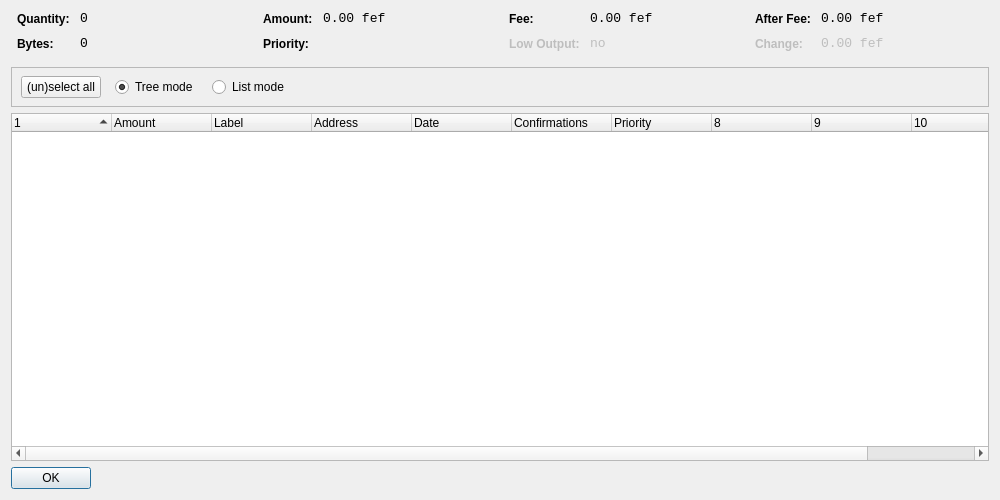
<?xml version="1.0" encoding="UTF-8"?>
<ui version="4.0">
 <class>CoinControlDialog</class>
 <widget class="QDialog" name="CoinControlDialog">
  <property name="geometry">
   <rect>
    <x>0</x>
    <y>0</y>
    <width>1000</width>
    <height>500</height>
   </rect>
  </property>
  <property name="windowTitle">
   <string>Coin Control</string>
  </property>
  <layout class="QVBoxLayout" name="verticalLayout">
   <item>
    <layout class="QHBoxLayout" name="horizontalLayoutTop" stretch="0,0,0,0">
     <property name="topMargin">
      <number>0</number>
     </property>
     <property name="bottomMargin">
      <number>10</number>
     </property>
     <item>
      <layout class="QFormLayout" name="formLayoutCoinControl1">
       <property name="horizontalSpacing">
        <number>10</number>
       </property>
       <property name="verticalSpacing">
        <number>10</number>
       </property>
       <property name="leftMargin">
        <number>6</number>
       </property>
       <property name="rightMargin">
        <number>6</number>
       </property>
       <item row="0" column="0">
        <widget class="QLabel" name="labelCoinControlQuantityText">
         <property name="styleSheet">
          <string notr="true">font-weight:bold;</string>
         </property>
         <property name="text">
          <string>Quantity:</string>
         </property>
        </widget>
       </item>
       <item row="0" column="1">
        <widget class="QLabel" name="labelCoinControlQuantity">
         <property name="font">
          <font>
           <family>Monospace</family>
           <pointsize>10</pointsize>
          </font>
         </property>
         <property name="cursor">
          <cursorShape>IBeamCursor</cursorShape>
         </property>
         <property name="contextMenuPolicy">
          <enum>Qt::ActionsContextMenu</enum>
         </property>
         <property name="text">
          <string notr="true">0</string>
         </property>
         <property name="textInteractionFlags">
          <set>Qt::LinksAccessibleByMouse|Qt::TextSelectableByKeyboard|Qt::TextSelectableByMouse</set>
         </property>
        </widget>
       </item>
       <item row="1" column="0">
        <widget class="QLabel" name="labelCoinControlBytesText">
         <property name="styleSheet">
          <string notr="true">font-weight:bold;</string>
         </property>
         <property name="text">
          <string>Bytes:</string>
         </property>
        </widget>
       </item>
       <item row="1" column="1">
        <widget class="QLabel" name="labelCoinControlBytes">
         <property name="font">
          <font>
           <family>Monospace</family>
           <pointsize>10</pointsize>
          </font>
         </property>
         <property name="cursor">
          <cursorShape>IBeamCursor</cursorShape>
         </property>
         <property name="contextMenuPolicy">
          <enum>Qt::ActionsContextMenu</enum>
         </property>
         <property name="text">
          <string notr="true">0</string>
         </property>
         <property name="textInteractionFlags">
          <set>Qt::LinksAccessibleByMouse|Qt::TextSelectableByKeyboard|Qt::TextSelectableByMouse</set>
         </property>
        </widget>
       </item>
      </layout>
     </item>
     <item>
      <layout class="QFormLayout" name="formLayoutCoinControl2">
       <property name="horizontalSpacing">
        <number>10</number>
       </property>
       <property name="verticalSpacing">
        <number>10</number>
       </property>
       <property name="leftMargin">
        <number>6</number>
       </property>
       <property name="rightMargin">
        <number>6</number>
       </property>
       <item row="0" column="0">
        <widget class="QLabel" name="labelCoinControlAmountText">
         <property name="styleSheet">
          <string notr="true">font-weight:bold;</string>
         </property>
         <property name="text">
          <string>Amount:</string>
         </property>
        </widget>
       </item>
       <item row="0" column="1">
        <widget class="QLabel" name="labelCoinControlAmount">
         <property name="font">
          <font>
           <family>Monospace</family>
           <pointsize>10</pointsize>
          </font>
         </property>
         <property name="cursor">
          <cursorShape>IBeamCursor</cursorShape>
         </property>
         <property name="contextMenuPolicy">
          <enum>Qt::ActionsContextMenu</enum>
         </property>
         <property name="text">
          <string notr="true">0.00 fef</string>
         </property>
         <property name="textInteractionFlags">
          <set>Qt::LinksAccessibleByMouse|Qt::TextSelectableByKeyboard|Qt::TextSelectableByMouse</set>
         </property>
        </widget>
       </item>
       <item row="1" column="0">
        <widget class="QLabel" name="labelCoinControlPriorityText">
         <property name="styleSheet">
          <string notr="true">font-weight:bold;</string>
         </property>
         <property name="text">
          <string>Priority:</string>
         </property>
        </widget>
       </item>
       <item row="1" column="1">
        <widget class="QLabel" name="labelCoinControlPriority">
         <property name="font">
          <font>
           <family>Monospace</family>
           <pointsize>10</pointsize>
          </font>
         </property>
         <property name="cursor">
          <cursorShape>IBeamCursor</cursorShape>
         </property>
         <property name="contextMenuPolicy">
          <enum>Qt::ActionsContextMenu</enum>
         </property>
         <property name="text">
          <string/>
         </property>
         <property name="textInteractionFlags">
          <set>Qt::LinksAccessibleByMouse|Qt::TextSelectableByKeyboard|Qt::TextSelectableByMouse</set>
         </property>
        </widget>
       </item>
      </layout>
     </item>
     <item>
      <layout class="QFormLayout" name="formLayoutCoinControl3">
       <property name="horizontalSpacing">
        <number>10</number>
       </property>
       <property name="verticalSpacing">
        <number>10</number>
       </property>
       <property name="leftMargin">
        <number>6</number>
       </property>
       <property name="rightMargin">
        <number>6</number>
       </property>
       <item row="0" column="0">
        <widget class="QLabel" name="labelCoinControlFeeText">
         <property name="styleSheet">
          <string notr="true">font-weight:bold;</string>
         </property>
         <property name="text">
          <string>Fee:</string>
         </property>
        </widget>
       </item>
       <item row="0" column="1">
        <widget class="QLabel" name="labelCoinControlFee">
         <property name="font">
          <font>
           <family>Monospace</family>
           <pointsize>10</pointsize>
          </font>
         </property>
         <property name="cursor">
          <cursorShape>IBeamCursor</cursorShape>
         </property>
         <property name="contextMenuPolicy">
          <enum>Qt::ActionsContextMenu</enum>
         </property>
         <property name="text">
          <string notr="true">0.00 fef</string>
         </property>
         <property name="textInteractionFlags">
          <set>Qt::LinksAccessibleByMouse|Qt::TextSelectableByKeyboard|Qt::TextSelectableByMouse</set>
         </property>
        </widget>
       </item>
       <item row="1" column="0">
        <widget class="QLabel" name="labelCoinControlLowOutputText">
         <property name="enabled">
          <bool>false</bool>
         </property>
         <property name="styleSheet">
          <string notr="true">font-weight:bold;</string>
         </property>
         <property name="text">
          <string>Low Output:</string>
         </property>
        </widget>
       </item>
       <item row="1" column="1">
        <widget class="QLabel" name="labelCoinControlLowOutput">
         <property name="enabled">
          <bool>false</bool>
         </property>
         <property name="font">
          <font>
           <family>Monospace</family>
           <pointsize>10</pointsize>
          </font>
         </property>
         <property name="cursor">
          <cursorShape>IBeamCursor</cursorShape>
         </property>
         <property name="contextMenuPolicy">
          <enum>Qt::ActionsContextMenu</enum>
         </property>
         <property name="text">
          <string notr="true">no</string>
         </property>
         <property name="textInteractionFlags">
          <set>Qt::LinksAccessibleByMouse|Qt::TextSelectableByKeyboard|Qt::TextSelectableByMouse</set>
         </property>
        </widget>
       </item>
      </layout>
     </item>
     <item>
      <layout class="QFormLayout" name="formLayoutCoinControl4">
       <property name="horizontalSpacing">
        <number>10</number>
       </property>
       <property name="verticalSpacing">
        <number>10</number>
       </property>
       <property name="leftMargin">
        <number>6</number>
       </property>
       <property name="rightMargin">
        <number>6</number>
       </property>
       <item row="0" column="0">
        <widget class="QLabel" name="labelCoinControlAfterFeeText">
         <property name="styleSheet">
          <string notr="true">font-weight:bold;</string>
         </property>
         <property name="text">
          <string>After Fee:</string>
         </property>
        </widget>
       </item>
       <item row="0" column="1">
        <widget class="QLabel" name="labelCoinControlAfterFee">
         <property name="font">
          <font>
           <family>Monospace</family>
           <pointsize>10</pointsize>
          </font>
         </property>
         <property name="cursor">
          <cursorShape>IBeamCursor</cursorShape>
         </property>
         <property name="contextMenuPolicy">
          <enum>Qt::ActionsContextMenu</enum>
         </property>
         <property name="text">
          <string notr="true">0.00 fef</string>
         </property>
         <property name="textInteractionFlags">
          <set>Qt::LinksAccessibleByMouse|Qt::TextSelectableByKeyboard|Qt::TextSelectableByMouse</set>
         </property>
        </widget>
       </item>
       <item row="1" column="0">
        <widget class="QLabel" name="labelCoinControlChangeText">
         <property name="enabled">
          <bool>false</bool>
         </property>
         <property name="styleSheet">
          <string notr="true">font-weight:bold;</string>
         </property>
         <property name="text">
          <string>Change:</string>
         </property>
        </widget>
       </item>
       <item row="1" column="1">
        <widget class="QLabel" name="labelCoinControlChange">
         <property name="enabled">
          <bool>false</bool>
         </property>
         <property name="font">
          <font>
           <family>Monospace</family>
           <pointsize>10</pointsize>
          </font>
         </property>
         <property name="cursor">
          <cursorShape>IBeamCursor</cursorShape>
         </property>
         <property name="contextMenuPolicy">
          <enum>Qt::ActionsContextMenu</enum>
         </property>
         <property name="text">
          <string notr="true">0.00 fef</string>
         </property>
         <property name="textInteractionFlags">
          <set>Qt::LinksAccessibleByMouse|Qt::TextSelectableByKeyboard|Qt::TextSelectableByMouse</set>
         </property>
        </widget>
       </item>
      </layout>
     </item>
    </layout>
   </item>
   <item>
    <widget class="QFrame" name="frame">
     <property name="minimumSize">
      <size>
       <width>0</width>
       <height>40</height>
      </size>
     </property>
     <property name="frameShape">
      <enum>QFrame::StyledPanel</enum>
     </property>
     <property name="frameShadow">
      <enum>QFrame::Sunken</enum>
     </property>
     <widget class="QWidget" name="horizontalLayoutWidget">
      <property name="geometry">
       <rect>
        <x>10</x>
        <y>0</y>
        <width>781</width>
        <height>41</height>
       </rect>
      </property>
      <layout class="QHBoxLayout" name="horizontalLayoutPanel" stretch="0,0,0,0,0">
       <property name="spacing">
        <number>14</number>
       </property>
       <item>
        <widget class="QPushButton" name="pushButtonSelectAll">
         <property name="sizePolicy">
          <sizepolicy hsizetype="Maximum" vsizetype="Fixed">
           <horstretch>0</horstretch>
           <verstretch>0</verstretch>
          </sizepolicy>
         </property>
         <property name="text">
          <string>(un)select all</string>
         </property>
        </widget>
       </item>
       <item>
        <widget class="QRadioButton" name="radioTreeMode">
         <property name="sizePolicy">
          <sizepolicy hsizetype="Maximum" vsizetype="Fixed">
           <horstretch>0</horstretch>
           <verstretch>0</verstretch>
          </sizepolicy>
         </property>
         <property name="text">
          <string>Tree mode</string>
         </property>
         <property name="checked">
          <bool>true</bool>
         </property>
        </widget>
       </item>
       <item>
        <widget class="QRadioButton" name="radioListMode">
         <property name="sizePolicy">
          <sizepolicy hsizetype="Maximum" vsizetype="Fixed">
           <horstretch>0</horstretch>
           <verstretch>0</verstretch>
          </sizepolicy>
         </property>
         <property name="text">
          <string>List mode</string>
         </property>
        </widget>
       </item>
       <item>
        <spacer name="horizontalSpacer">
         <property name="orientation">
          <enum>Qt::Horizontal</enum>
         </property>
         <property name="sizeHint" stdset="0">
          <size>
           <width>40</width>
           <height>20</height>
          </size>
         </property>
        </spacer>
       </item>
      </layout>
     </widget>
    </widget>
   </item>
   <item>
    <widget class="CoinControlTreeWidget" name="treeWidget">
     <property name="contextMenuPolicy">
      <enum>Qt::CustomContextMenu</enum>
     </property>
     <property name="sortingEnabled">
      <bool>false</bool>
     </property>
     <property name="columnCount">
      <number>11</number>
     </property>
     <attribute name="headerShowSortIndicator" stdset="0">
      <bool>true</bool>
     </attribute>
     <attribute name="headerStretchLastSection">
      <bool>false</bool>
     </attribute>
     <column>
      <property name="text">
       <string/>
      </property>
     </column>
     <column>
      <property name="text">
       <string>Amount</string>
      </property>
     </column>
     <column>
      <property name="text">
       <string>Label</string>
      </property>
     </column>
     <column>
      <property name="text">
       <string>Address</string>
      </property>
     </column>
     <column>
      <property name="text">
       <string>Date</string>
      </property>
     </column>
     <column>
      <property name="text">
       <string>Confirmations</string>
      </property>
      <property name="toolTip">
       <string>Confirmed</string>
      </property>
     </column>
     <column>
      <property name="text">
       <string>Priority</string>
      </property>
     </column>
     <column>
      <property name="text">
       <string/>
      </property>
     </column>
     <column>
      <property name="text">
       <string/>
      </property>
     </column>
     <column>
      <property name="text">
       <string/>
      </property>
     </column>
     <column>
      <property name="text">
       <string/>
      </property>
     </column>
    </widget>
   </item>
   <item>
    <widget class="QDialogButtonBox" name="buttonBox">
     <property name="sizePolicy">
      <sizepolicy hsizetype="Maximum" vsizetype="Fixed">
       <horstretch>0</horstretch>
       <verstretch>0</verstretch>
      </sizepolicy>
     </property>
     <property name="orientation">
      <enum>Qt::Horizontal</enum>
     </property>
     <property name="standardButtons">
      <set>QDialogButtonBox::Ok</set>
     </property>
    </widget>
   </item>
  </layout>
 </widget>
 <customwidgets>
  <customwidget>
   <class>CoinControlTreeWidget</class>
   <extends>QTreeWidget</extends>
   <header>coincontroltreewidget.h</header>
  </customwidget>
 </customwidgets>
 <resources/>
 <connections/>
</ui>
